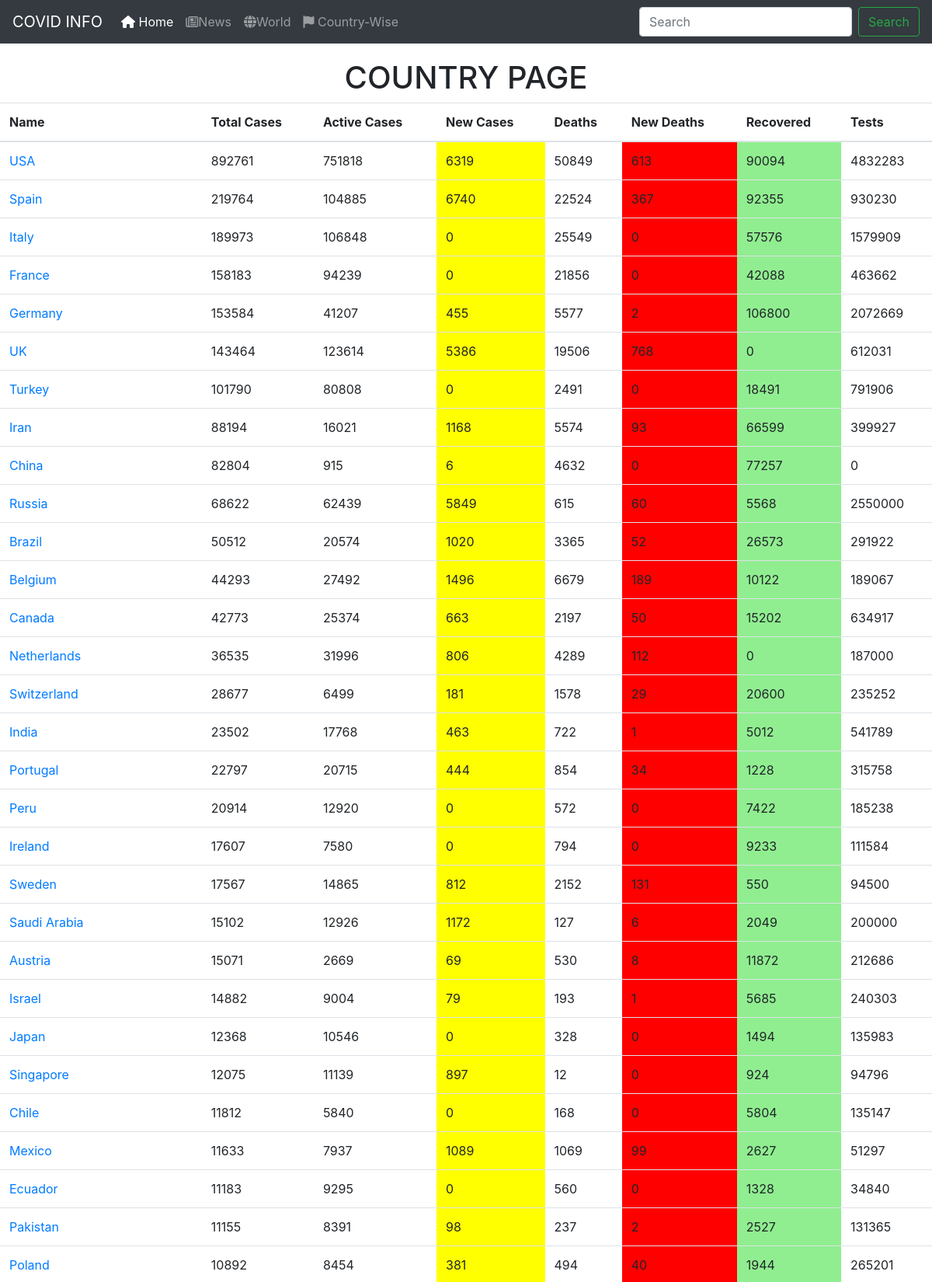
/country (upper part), run on the app's committed database.
### covid/models.py (models this page shows)
class CountryData(models.Model):
    name = models.TextField(primary_key=True)
    totalcase = models.IntegerField()
    activecase = models.IntegerField()
    newcase = models.IntegerField()
    deaths = models.IntegerField()
    newdeath = models.IntegerField()
    recovered = models.IntegerField()
    tests = models.IntegerField()

### covid/views.py (the view)
# urls.py: path('country', views.country, name='country'),
def country(request, country_name='all'):
    if country_name == 'all':
        countries = CountryData.objects.order_by('-totalcase')
        return render(request, 'country.html', {'countries': countries})
    else:
        country_data = CountryData.objects.get(name__iexact=f'{country_name}')
        return render(request, 'country.html', {'country': country_data})

### templates/country.html (shortened to what this page needs)
{% load static %}
<!DOCTYPE html>
<html lang="en">
  <head>
    <link rel="stylesheet" href="{% static 'main.css' %}">
    <link rel="stylesheet" href="https://maxcdn.bootstrapcdn.com/bootstrap/4.0.0/css/bootstrap.min.css">
  </head>
  <body>
    <nav class="navbar navbar-expand-lg navbar-dark bg-dark">
      <a class="navbar-brand" href="#">COVID INFO</a>
      <div class="collapse navbar-collapse" id="navbarSupportedContent">
        <ul class="navbar-nav mr-auto">
          <li class="nav-item active">
            <a class="nav-link" href='/'><i class="fas fa-home"></i> Home <span class="sr-only">(current)</span></a>
          </li>
          <li class="nav-item">
            <a class="nav-link" href="/news"><i class="far fa-newspaper"></i>News</a>
          </li>
          <li class="nav-item">
            <a class="nav-link" href="/world"><i class="fas fa-globe"></i>World</a>
          </li>
          <li class="nav-item">
            <a class="nav-link" href="/country"><i class="fas fa-flag"></i>  Country-Wise</a>
          </li>
        </ul>
        <form class="form-inline my-2 my-lg-0">
          <input class="form-control mr-sm-2" type="search" placeholder="Search" aria-label="Search">
          <button class="btn btn-outline-success my-2 my-sm-0" type="submit">Search</button>
        </form>
      </div>
    </nav>
    {% if countries %}
    <h1 style='padding-top:20px;text-align:center;'>COUNTRY PAGE</h1>
    <div class="table table-responsive">
      <table class="table">
        <thead>
          <tr>
            <th>Name</th>
            <th>Total Cases</th>
            <th>Active Cases</th>
            <th>New Cases</th>
            <th>Deaths</th>
            <th>New Deaths</th>
            <th>Recovered</th>
            <th>Tests</th>
          </tr>
        </thead>
        <tbody>
          {% for country in countries %}
          <tr>
            <td><a href="country/{{country.name}}">{{country.name}}</a></td>
            <td>{{country.totalcase}}</td>
            <td>{{country.activecase}}</td>
            <td style='background-color:yellow;'>{{country.newcase}}</td>
            <td>{{country.deaths}}</td>
            <td style='background-color:red;'>{{country.newdeath}}</td>
            <td style='background-color:lightgreen;'>{{country.recovered}}</td>
            <td>{{country.tests}}</td>
          </tr>
          {% endfor %}
        </tbody>
      </table>
    </div>
    {% endif %}
  </body>
</html>

### data on the page
CountryData: name "USA", totalcase "892761", activecase "751818", newcase "6319", deaths "50849", newdeath "613", recovered "90094", tests "4832283"
CountryData: name "Spain", totalcase "219764", activecase "104885", newcase "6740", deaths "22524", newdeath "367", recovered "92355", tests "930230"
CountryData: name "Italy", totalcase "189973", activecase "106848", newcase "0", deaths "25549", newdeath "0", recovered "57576", tests "1579909"
CountryData: name "France", totalcase "158183", activecase "94239", newcase "0", deaths "21856", newdeath "0", recovered "42088", tests "463662"
CountryData: name "Germany", totalcase "153584", activecase "41207", newcase "455", deaths "5577", newdeath "2", recovered "106800", tests "2072669"
CountryData: name "UK", totalcase "143464", activecase "123614", newcase "5386", deaths "19506", newdeath "768", recovered "0", tests "612031"
CountryData: name "Turkey", totalcase "101790", activecase "80808", newcase "0", deaths "2491", newdeath "0", recovered "18491", tests "791906"
CountryData: name "Iran", totalcase "88194", activecase "16021", newcase "1168", deaths "5574", newdeath "93", recovered "66599", tests "399927"
CountryData: name "China", totalcase "82804", activecase "915", newcase "6", deaths "4632", newdeath "0", recovered "77257", tests "0"
CountryData: name "Russia", totalcase "68622", activecase "62439", newcase "5849", deaths "615", newdeath "60", recovered "5568", tests "2550000"
CountryData: name "Brazil", totalcase "50512", activecase "20574", newcase "1020", deaths "3365", newdeath "52", recovered "26573", tests "291922"
CountryData: name "Belgium", totalcase "44293", activecase "27492", newcase "1496", deaths "6679", newdeath "189", recovered "10122", tests "189067"
CountryData: name "Canada", totalcase "42773", activecase "25374", newcase "663", deaths "2197", newdeath "50", recovered "15202", tests "634917"
CountryData: name "Netherlands", totalcase "36535", activecase "31996", newcase "806", deaths "4289", newdeath "112", recovered "0", tests "187000"
CountryData: name "Switzerland", totalcase "28677", activecase "6499", newcase "181", deaths "1578", newdeath "29", recovered "20600", tests "235252"
CountryData: name "India", totalcase "23502", activecase "17768", newcase "463", deaths "722", newdeath "1", recovered "5012", tests "541789"
CountryData: name "Portugal", totalcase "22797", activecase "20715", newcase "444", deaths "854", newdeath "34", recovered "1228", tests "315758"
CountryData: name "Peru", totalcase "20914", activecase "12920", newcase "0", deaths "572", newdeath "0", recovered "7422", tests "185238"
CountryData: name "Ireland", totalcase "17607", activecase "7580", newcase "0", deaths "794", newdeath "0", recovered "9233", tests "111584"
CountryData: name "Sweden", totalcase "17567", activecase "14865", newcase "812", deaths "2152", newdeath "131", recovered "550", tests "94500"
CountryData: name "Saudi Arabia", totalcase "15102", activecase "12926", newcase "1172", deaths "127", newdeath "6", recovered "2049", tests "200000"
CountryData: name "Austria", totalcase "15071", activecase "2669", newcase "69", deaths "530", newdeath "8", recovered "11872", tests "212686"
CountryData: name "Israel", totalcase "14882", activecase "9004", newcase "79", deaths "193", newdeath "1", recovered "5685", tests "240303"
CountryData: name "Japan", totalcase "12368", activecase "10546", newcase "0", deaths "328", newdeath "0", recovered "1494", tests "135983"
CountryData: name "Singapore", totalcase "12075", activecase "11139", newcase "897", deaths "12", newdeath "0", recovered "924", tests "94796"
CountryData: name "Chile", totalcase "11812", activecase "5840", newcase "0", deaths "168", newdeath "0", recovered "5804", tests "135147"
CountryData: name "Mexico", totalcase "11633", activecase "7937", newcase "1089", deaths "1069", newdeath "99", recovered "2627", tests "51297"
CountryData: name "Ecuador", totalcase "11183", activecase "9295", newcase "0", deaths "560", newdeath "0", recovered "1328", tests "34840"
CountryData: name "Pakistan", totalcase "11155", activecase "8391", newcase "98", deaths "237", newdeath "2", recovered "2527", tests "131365"
CountryData: name "Poland", totalcase "10892", activecase "8454", newcase "381", deaths "494", newdeath "40", recovered "1944", tests "265201"
